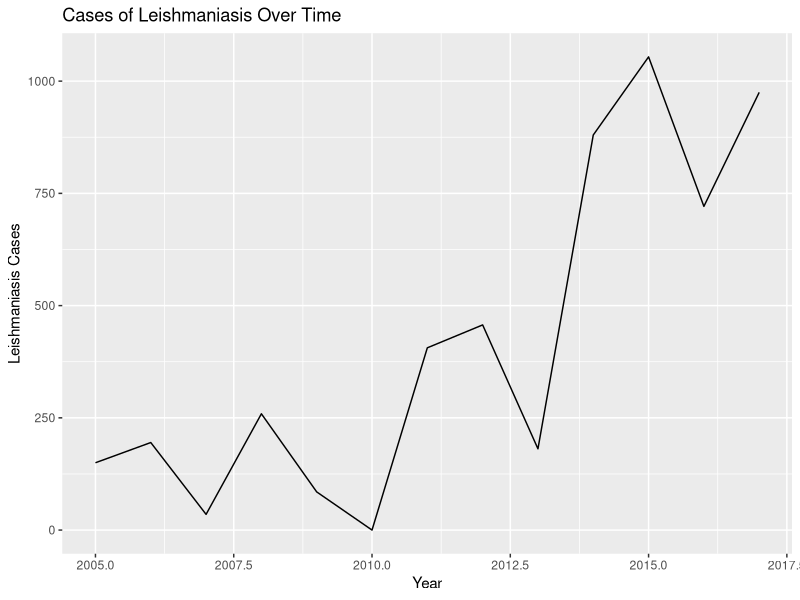
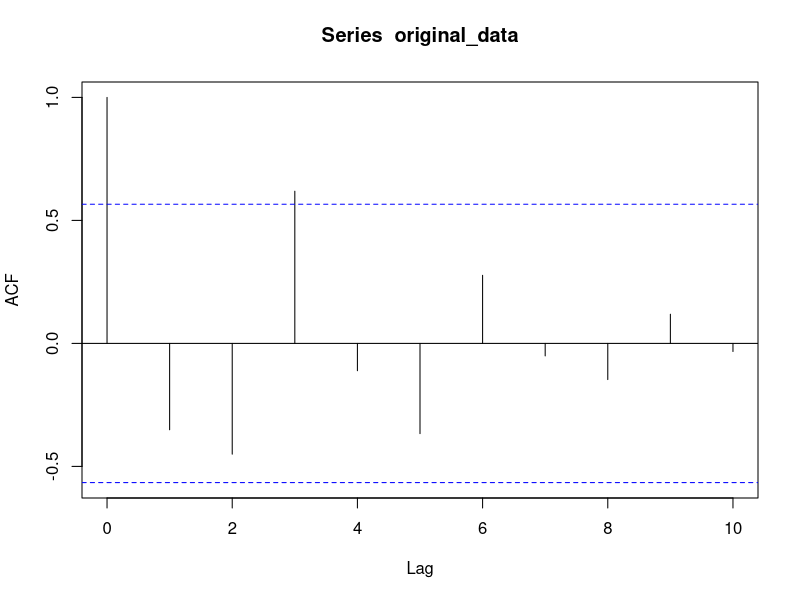
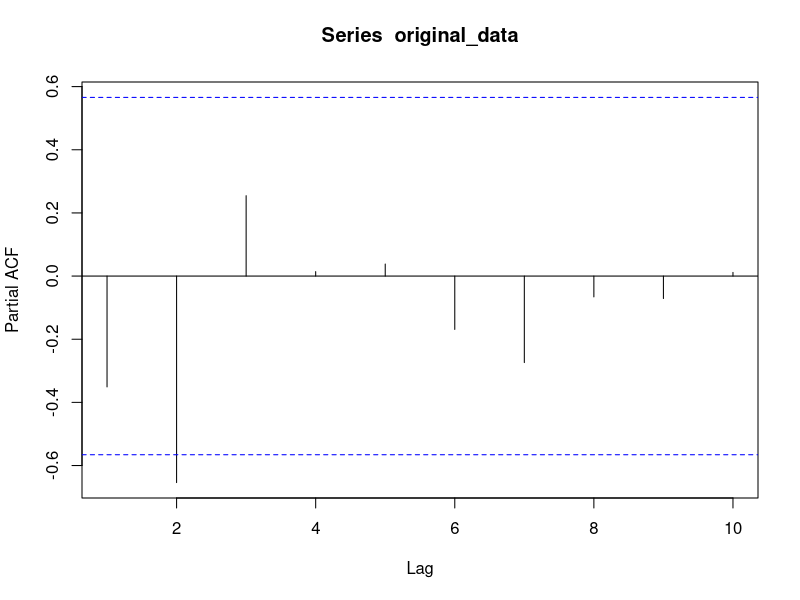
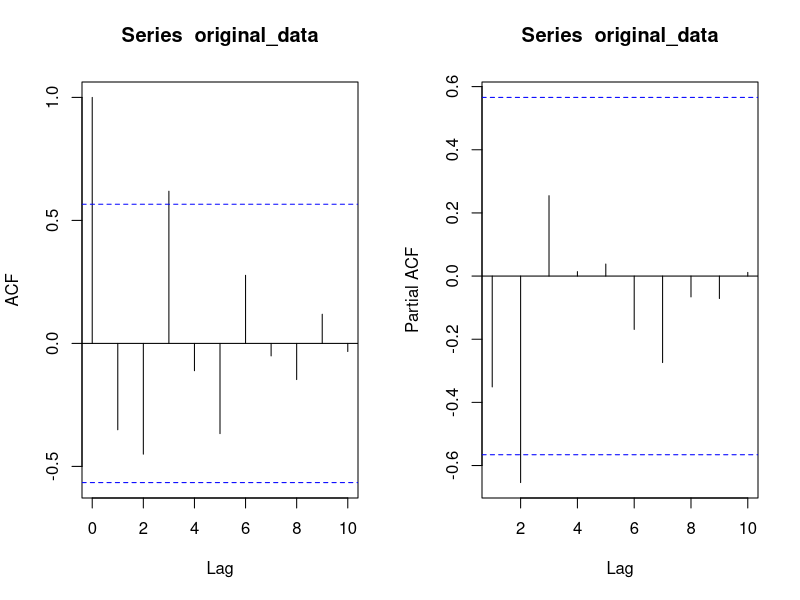

These figures' R source, in order: (Note: this script raises an error after producing the figures.)
## ---- chunk 1
#knitr::opts_chunk$set(echo = TRUE)
## ---- chunk 2
install.packages("tidyverse")   # For data manipulation
install.packages("ggplot2")     # For data visualization
install.packages("forecast")    # For time series forecasting and ARIMA
install.packages("tseries")     #for time series



## ---- chunk 3
library(tidyverse)   # For data manipulation
library(ggplot2)     # For data visualization
library(forecast)    # For time series forecasting and ARIMA
library(tseries)


## ---- chunk 4

# Loading data

data <- read.csv("data/data.csv")

View(data)
str(data)

# Cheking for correct data types

#Check for outliers

# Get summary statistics of the data.***
summary(data)

clean_data <-  na.omit(data)

summary(clean_data)



## ---- chunk 5

# Calculate the index corresponding to the first 70% of the data
data_length <- nrow(clean_data)
index_75_percent <- round(data_length * 0.75)

# Split the data into training and test sets
train_data <- clean_data[1:index_75_percent, ]
test_data <- clean_data[(index_75_percent + 1):data_length, ]

# Print the selected data
print("Training Data:")
print(train_data)

print("Test Data:")
print(test_data)









## ---- chunk 6


# plotting a time series plot to visualize how the cases of Leishmaniasis vary over time
ggplot(train_data, aes(x = Year, y = Reported.cases.Leishmaniasis)) +
  geom_line() +
  labs(title = "Cases of Leishmaniasis Over Time", x = "Year", y = "Leishmaniasis Cases")

## ---- chunk 7

adf_test <- adf.test(train_data$Reported.cases.Leishmaniasis)
adf_test
# using Augmented Dickey-Fuller test for this If the p-value is less than a significance level (e.g., 0.05), you can reject the null hypothesis and consider the series stationary.



## ---- chunk 8

#If your data is not stationary, apply differencing to make it stationary.
original_data <- train_data$Reported.cases.Leishmaniasis
order_of_differencing <- 0
adf_p_value <- 1

while (adf_p_value >= 0.05) {  # Check for stationarity using ADF test
  if (order_of_differencing > 0) {
    differenced_data <- diff(original_data, differences = order_of_differencing)
  } else {
    differenced_data <- original_data
  }

  adf_result <- adf.test(differenced_data)
  adf_p_value <- adf_result$p.value
  
  if (adf_p_value >= 0.05) {
    order_of_differencing <- order_of_differencing + 1
    original_data <- differenced_data
  }
}

cat("Order of differencing:", order_of_differencing, "\n")
cat("Final ADF p-value:", adf_p_value, "\n")




## ---- chunk 9


Year <- train_data$Year
View(Year)
View(original_data)

#ggplot(clean_data, aes(x = Year, y = differenced_data)) +
#  geom_line() +
#  labs(title = "Differenced Cases of Leishmaniasis Over Time", x = "Year", y = "Differenced Cases")


## ---- chunk 10

## ---- chunk 11
# Assuming "data" is your data frame and "cases_of_Leishmaniasis" is the column of interest
acf_plot <- acf(original_data)
pacf_plot <- pacf(original_data)

par(mfrow = c(1, 2))

# Plot ACF and PACF
plot(acf_plot)
plot(pacf_plot)

#According to this output, we will use ARIMA(1,4,0)
## ---- chunk 12
#Model Selection
#Based on the ACF and PACF plots, choose the order of the ARIMA model (p, d, q).

# Example: ARIMA(1,1,1)
model <- arima(original_data, order = c(2, 2, 3))
model


## ---- chunk 13
# Calculate accuracy metrics
accuracy_metrics <- accuracy(forecasted_values, data$cases_of_Leishmaniasis)
accuracy_metrics

## ---- chunk 14
forecast_data <- forecast(model, h = 10)  # Forecasting 10 periods ahead
plot(forecast_data)

## ---- chunk 15
# Assuming "train_data" and "test_data" are your training and testing data subsets
model <- arima(train_data$cases_of_Leishmaniasis, order = c(p, d, q))
forecasted_values <- forecast(model, h = nrow(test_data))
accuracy_metrics <- accuracy(forecasted_values, test_data$cases_of_Leishmaniasis)
accuracy_metrics

